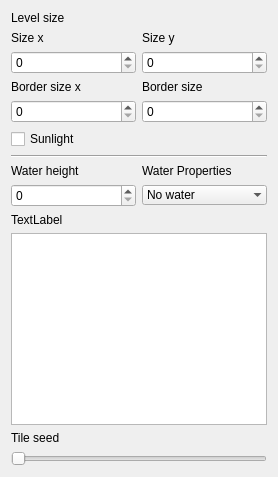
       <widget class="QWidget" name="ToolsProperties">
        <attribute name="title">
         <string>Properties</string>
        </attribute>
        <layout class="QVBoxLayout" name="verticalLayout_18">
         <item>
          <widget class="QLabel" name="label_15">
           <property name="text">
            <string>Level size </string>
           </property>
          </widget>
         </item>
         <item>
          <layout class="QGridLayout" name="gridLayout_10">
           <item row="1" column="0">
            <widget class="QLabel" name="ToolsPropertiesLabel">
             <property name="text">
              <string>Size x</string>
             </property>
            </widget>
           </item>
           <item row="3" column="0">
            <widget class="QLabel" name="ToolsPropertiesLabel_3">
             <property name="text">
              <string>Border size x</string>
             </property>
            </widget>
           </item>
           <item row="2" column="0">
            <widget class="QSpinBox" name="ToolsPropertiesSizeX"/>
           </item>
           <item row="8" column="1">
            <widget class="QComboBox" name="ToolsPropertiesWaterSettings">
             <property name="frame">
              <bool>false</bool>
             </property>
             <item>
              <property name="text">
               <string>No water</string>
              </property>
             </item>
             <item>
              <property name="text">
               <string>infront </string>
              </property>
             </item>
             <item>
              <property name="text">
               <string>behind</string>
              </property>
             </item>
            </widget>
           </item>
           <item row="7" column="0">
            <widget class="QLabel" name="ToolsPropertiesLabel_5">
             <property name="text">
              <string>Water height</string>
             </property>
            </widget>
           </item>
           <item row="5" column="0" colspan="2">
            <widget class="QCheckBox" name="ToolsPropertiesSun">
             <property name="text">
              <string>Sunlight</string>
             </property>
            </widget>
           </item>
           <item row="4" column="0">
            <widget class="QSpinBox" name="ToolsPropertiesBorderSizeX"/>
           </item>
           <item row="8" column="0">
            <widget class="QSpinBox" name="ToolsPropertiesWaterHeight"/>
           </item>
           <item row="2" column="1">
            <widget class="QSpinBox" name="ToolsPropertiesSizeY"/>
           </item>
           <item row="1" column="1">
            <widget class="QLabel" name="ToolsPropertiesLabel_2">
             <property name="text">
              <string>Size y</string>
             </property>
            </widget>
           </item>
           <item row="4" column="1">
            <widget class="QSpinBox" name="ToolsPropertiesBorderSizeY"/>
           </item>
           <item row="3" column="1">
            <widget class="QLabel" name="ToolsPropertiesLabel_4">
             <property name="text">
              <string>Border size</string>
             </property>
            </widget>
           </item>
           <item row="7" column="1">
            <widget class="QLabel" name="ToolsPropertiesLabel_6">
             <property name="text">
              <string>Water Properties</string>
             </property>
            </widget>
           </item>
           <item row="6" column="0" colspan="2">
            <widget class="Line" name="ToolsPropertiesLine">
             <property name="orientation">
              <enum>Qt::Orientation::Horizontal</enum>
             </property>
            </widget>
           </item>
          </layout>
         </item>
         <item>
          <layout class="QVBoxLayout" name="verticalLayout_13">
           <item>
            <widget class="QLabel" name="ToolsPropertiesLabel_7">
             <property name="text">
              <string>TextLabel</string>
             </property>
            </widget>
           </item>
           <item>
            <widget class="QTableWidget" name="ToolsPropertiesTabel"/>
           </item>
           <item>
            <widget class="QLabel" name="ToolsPropertiesLabel_9">
             <property name="text">
              <string>Tile seed</string>
             </property>
            </widget>
           </item>
           <item>
            <widget class="QSlider" name="ToolsPropertiesSeed">
             <property name="orientation">
              <enum>Qt::Orientation::Horizontal</enum>
             </property>
            </widget>
           </item>
          </layout>
         </item>
        </layout>
       </widget>
